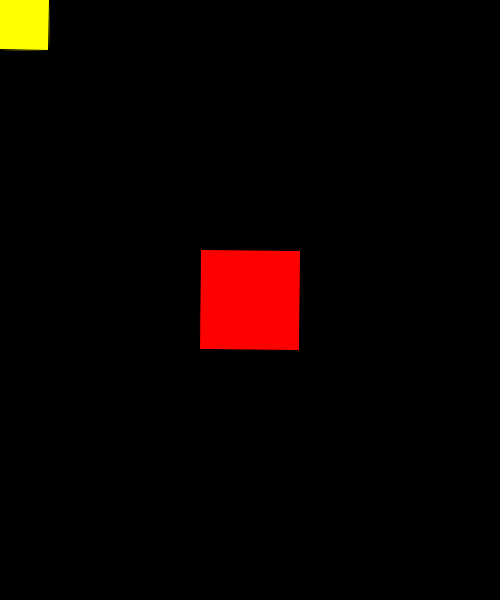
Frame 1 (no input)
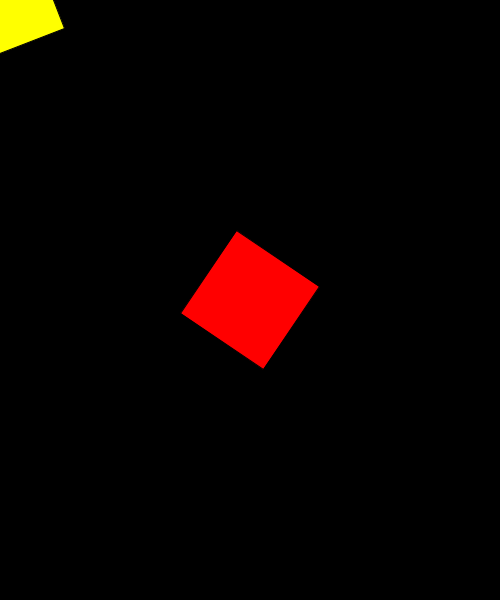
Frame 60 (the mouse pressed at the canvas centre just before this capture)
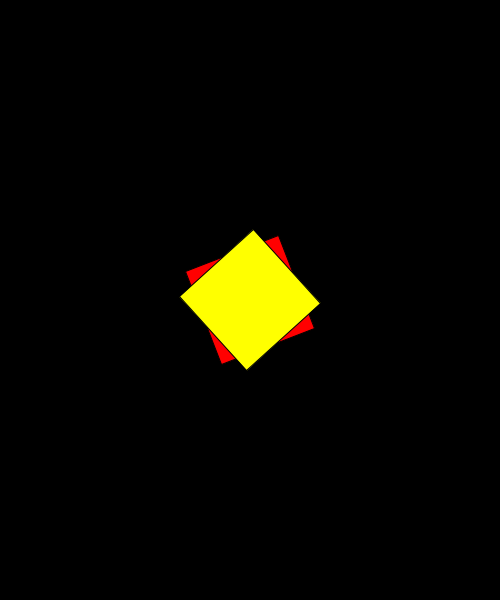
Frame 120 (the mouse held since frame 60 and released just before this capture)

The Processing sketch that drew these frames (run headless with seeded random() and noise(); from frame 60 on, the mouse is pressed at the canvas centre):

// Processing sketch: basic_04
// ── basic_04.pde
void setup() {
  size(500,600);
  rectMode(CENTER);
 
}

void draw() {
  background(0);
  
  pushMatrix();
  translate(width/2,height/2);
  rotate(frameCount*0.01);
  fill(255,0,0);
  rect(0,0,100,100);
  popMatrix();
  
  pushMatrix();
  translate(mouseX,mouseY);
  rotate(frameCount*0.02);
  fill(255,255,0);
  rect(0,0,100,100);
  popMatrix();
}
